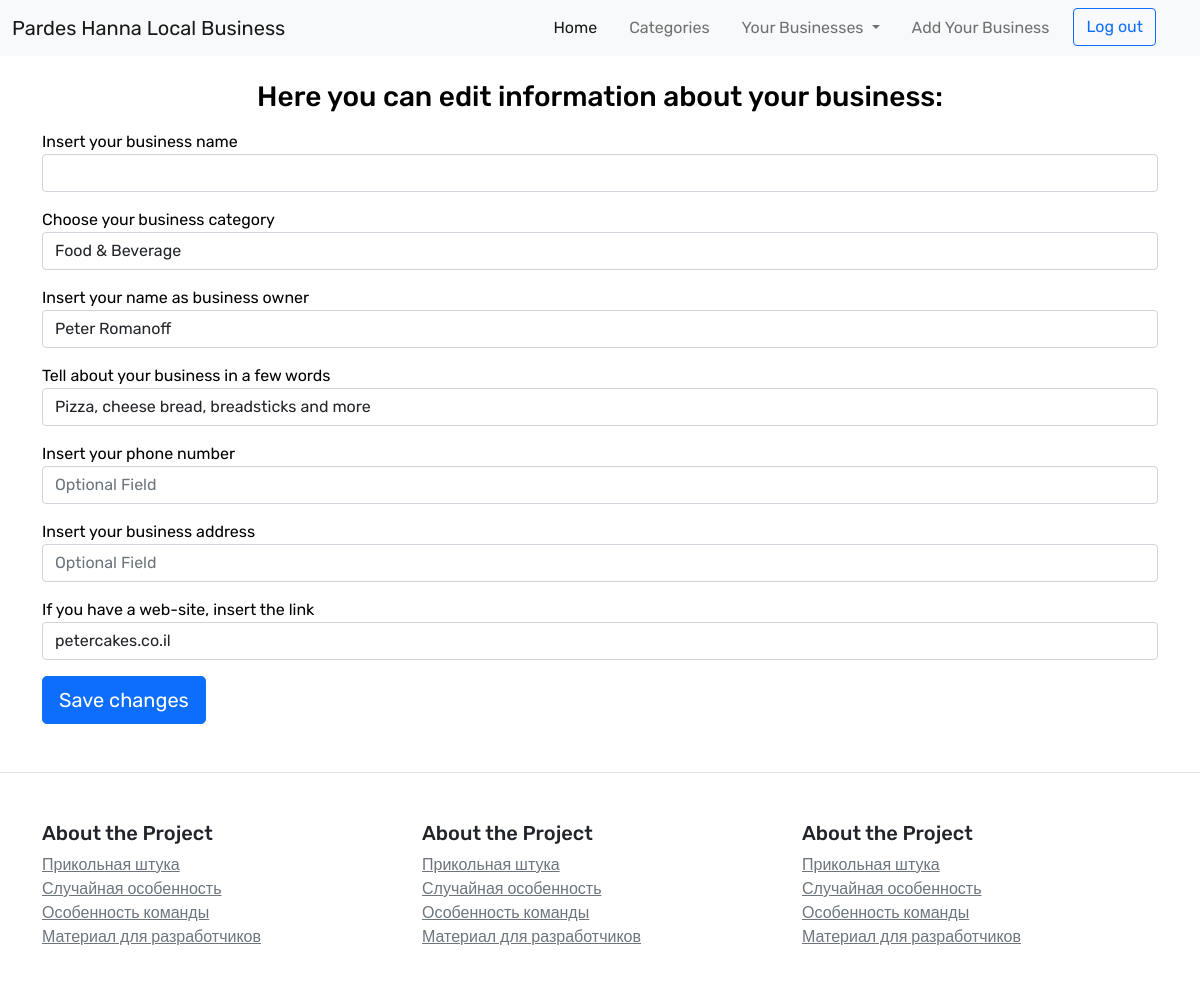
The page /business/service/edit/pizzaandmore (signed in) on the database its author committed.
### com/models.py (models this page shows, shortened)
class Item(db.Model):
    id = db.Column(db.Integer, primary_key=True)
    name = db.Column(db.String(length=30), nullable=False, unique=True)
    url_friendly_name = db.Column(db.String(length=30), nullable=False, unique=True)
    category = db.Column(db.String(120), nullable=False)
    description = db.Column(db.String(length=1024))
    phone = db.Column(db.String())
    address = db.Column(db.String())
    web_page = db.Column(db.String())
    owner_id = db.Column(db.Integer(), db.ForeignKey('user.id'))
    owner_name = db.Column(db.String(length=60), nullable=False)

### com/business/routes.py (the view, shortened to what this page needs)
@business_bp.route('/service/edit/<url>', methods=["GET", "POST"])
@login_required
def edit_service(url):
    item = Item.query.filter_by(url_friendly_name=url, owner_id=current_user.id).first_or_404()
    form = BusinessForm(obj=item)
    form.submit.label.text = "Save changes"
    return render_template('edit.html', form=form, item=item)

### com/models.py (called while the page is built)
@login_manager.user_loader
def load_user(user_id):
    return User.query.get(int(user_id))

### com/templates/edit.html (shortened to what this page needs)
{% extends 'base2.html' %}
{% block content %}
<body class="text-left">
<div class="container">
    <form action="" method="POST" class="form-register" style="color:black">
      <br>
      <h1 class="h3 mb-3 font-weight-normal text-center">
       Here you can edit information about your business:
       </h1>
       <div class="mb-3">
        {{ form.business_name.label() }}
        {{ form.business_name(class='form-control', placeholder='') }}
       </div>
       <div class="mb-3">
        {{ form.category.label() }}
        {{ form.category(class='form-control', placeholder='') }}
       </div>
       <div class="mb-3">
        {{ form.owner_name.label() }}
        {{ form.owner_name(class='form-control', placeholder='') }}
       </div>
       <div class="mb-3">
        {{ form.description.label() }}
        {{ form.description(class='form-control', placeholder='Your business description (optional field)') }}
       </div>
       <div class="mb-3">
        {{ form.phone.label() }}
        {{ form.phone(class='form-control', placeholder='Optional Field') }}
       </div>
       <div class="mb-3">
        {{ form.address.label() }}
        {{ form.address(class='form-control', placeholder='Optional Field') }}
       </div>
       <div class="mb-3">
        {{ form.web_page.label() }}
        {{ form.web_page(class='form-control', placeholder='Optional Field') }}
       </div>
       <div class="mt-3">
        {{ form.submit(class="btn btn-lg btn-block btn-primary") }}
       </div>
    </form>
</div>
</body>
{% endblock %}

### com/static/css/main.css (style rules this page uses)
html, body { height: 100%; }
body { min-width: 320 px; font-family: "Rubik", sans-serif; font-optical-sizing: auto; font-weight: <weight>; font-style: normal; }

### rows shown on the page
Item: category "Food & Beverage", owner_name "Peter Romanoff", description "Pizza, cheese bread, breadsticks and more", web_page "petercakes.co.il"
